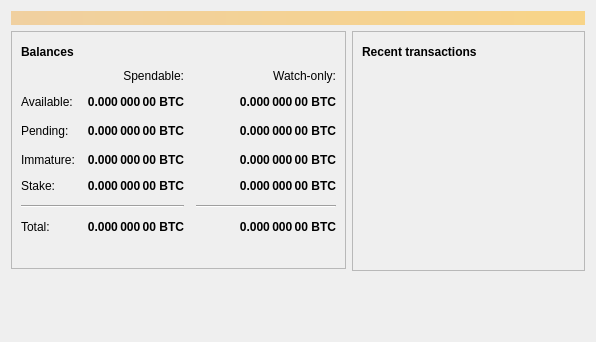
<?xml version="1.0" encoding="UTF-8"?>
<ui version="4.0">
 <class>OverviewPage</class>
 <widget class="QWidget" name="OverviewPage">
  <property name="styleSheet">
      <string notr="true">QWindow { background-color: color:#FFFFFF; }</string>
  </property>
  <property name="geometry">
   <rect>
    <x>0</x>
    <y>0</y>
    <width>596</width>
    <height>342</height>
   </rect>
  </property>
  <property name="windowTitle">
   <string>Form</string>
  </property>
  <layout class="QVBoxLayout" name="topLayout">
   <item>
    <widget class="QLabel" name="labelAlerts">
     <property name="visible">
      <bool>false</bool>
     </property>
     <property name="styleSheet">
      <string notr="true">QLabel { background-color: qlineargradient(x1: 0, y1: 0, x2: 1, y2: 0, stop:0 #F0D0A0, stop:1 #F8D488); color:#000000; }</string>
     </property>
     <property name="wordWrap">
      <bool>true</bool>
     </property>
     <property name="margin">
      <number>3</number>
     </property>
     <property name="textInteractionFlags">
      <set>Qt::TextSelectableByMouse</set>
     </property>
    </widget>
   </item>
   <item>
    <layout class="QHBoxLayout" name="horizontalLayout" stretch="1,1">
     <item>
      <layout class="QVBoxLayout" name="verticalLayout_2">
       <item>
        <widget class="QFrame" name="frame">
         <property name="frameShape">
          <enum>QFrame::StyledPanel</enum>
         </property>
         <property name="frameShadow">
          <enum>QFrame::Raised</enum>
         </property>
         <layout class="QVBoxLayout" name="verticalLayout_4">
          <item>
           <layout class="QHBoxLayout" name="horizontalLayout_4">
            <item>
             <widget class="QLabel" name="label_5">
              <property name="font">
               <font>
                <weight>75</weight>
                <bold>true</bold>
               </font>
              </property>
              <property name="text">
               <string>Balances</string>
              </property>
             </widget>
            </item>
            <item>
             <widget class="QPushButton" name="labelWalletStatus">
              <property name="enabled">
               <bool>true</bool>
              </property>
              <property name="maximumSize">
               <size>
                <width>30</width>
                <height>16777215</height>
               </size>
              </property>
              <property name="toolTip">
               <string>The displayed information may be out of date. Your wallet automatically synchronizes with the BCMX network after a connection is established, but this process has not completed yet.</string>
              </property>
              <property name="text">
               <string/>
              </property>
              <property name="icon">
               <iconset resource="../bitcoin.qrc">
                <normaloff>:/icons/warning</normaloff>
                <disabledoff>:/icons/warning</disabledoff>:/icons/warning</iconset>
              </property>
              <property name="iconSize">
               <size>
                <width>24</width>
                <height>24</height>
               </size>
              </property>
              <property name="flat">
               <bool>true</bool>
              </property>
             </widget>
            </item>
            <item>
             <spacer name="horizontalSpacer_3">
              <property name="orientation">
               <enum>Qt::Horizontal</enum>
              </property>
              <property name="sizeHint" stdset="0">
               <size>
                <width>40</width>
                <height>20</height>
               </size>
              </property>
             </spacer>
            </item>
           </layout>
          </item>
          <item>
           <layout class="QGridLayout" name="gridLayout">
            <property name="spacing">
             <number>12</number>
            </property>
            <item row="2" column="2">
             <widget class="QLabel" name="labelWatchPending">
              <property name="font">
               <font>
                <weight>75</weight>
                <bold>true</bold>
               </font>
              </property>
              <property name="cursor">
               <cursorShape>IBeamCursor</cursorShape>
              </property>
              <property name="toolTip">
               <string>Unconfirmed transactions to watch-only addresses</string>
              </property>
              <property name="text">
               <string notr="true">0.000 000 00 BTC</string>
              </property>
              <property name="alignment">
               <set>Qt::AlignRight|Qt::AlignTrailing|Qt::AlignVCenter</set>
              </property>
              <property name="textInteractionFlags">
               <set>Qt::LinksAccessibleByMouse|Qt::TextSelectableByKeyboard|Qt::TextSelectableByMouse</set>
              </property>
             </widget>
            </item>
            <item row="2" column="1">
             <widget class="QLabel" name="labelUnconfirmed">
              <property name="font">
               <font>
                <weight>75</weight>
                <bold>true</bold>
               </font>
              </property>
              <property name="cursor">
               <cursorShape>IBeamCursor</cursorShape>
              </property>
              <property name="toolTip">
               <string>Total of transactions that have yet to be confirmed, and do not yet count toward the spendable balance</string>
              </property>
              <property name="text">
               <string notr="true">0.000 000 00 BTC</string>
              </property>
              <property name="alignment">
               <set>Qt::AlignRight|Qt::AlignTrailing|Qt::AlignVCenter</set>
              </property>
              <property name="textInteractionFlags">
               <set>Qt::LinksAccessibleByMouse|Qt::TextSelectableByKeyboard|Qt::TextSelectableByMouse</set>
              </property>
             </widget>
            </item>
            <item row="3" column="2">
             <widget class="QLabel" name="labelWatchImmature">
              <property name="font">
               <font>
                <weight>75</weight>
                <bold>true</bold>
               </font>
              </property>
              <property name="cursor">
               <cursorShape>IBeamCursor</cursorShape>
              </property>
              <property name="toolTip">
               <string>Mined balance in watch-only addresses that has not yet matured</string>
              </property>
              <property name="text">
               <string notr="true">0.000 000 00 BTC</string>
              </property>
              <property name="alignment">
               <set>Qt::AlignRight|Qt::AlignTrailing|Qt::AlignVCenter</set>
              </property>
              <property name="textInteractionFlags">
               <set>Qt::LinksAccessibleByMouse|Qt::TextSelectableByKeyboard|Qt::TextSelectableByMouse</set>
              </property>
             </widget>
            </item>
            <item row="5" column="0" colspan="2">
             <widget class="Line" name="line">
              <property name="orientation">
               <enum>Qt::Horizontal</enum>
              </property>
             </widget>
            </item>
            <item row="5" column="2">
             <widget class="Line" name="lineWatchBalance">
              <property name="sizePolicy">
               <sizepolicy hsizetype="Preferred" vsizetype="Fixed">
                <horstretch>0</horstretch>
                <verstretch>0</verstretch>
               </sizepolicy>
              </property>
              <property name="minimumSize">
               <size>
                <width>140</width>
                <height>0</height>
               </size>
              </property>
              <property name="orientation">
               <enum>Qt::Horizontal</enum>
              </property>
             </widget>
            </item>
            <item row="6" column="0">
             <widget class="QLabel" name="labelTotalText">
              <property name="text">
               <string>Total:</string>
              </property>
             </widget>
            </item>
            <item row="3" column="1">
             <widget class="QLabel" name="labelImmature">
              <property name="font">
               <font>
                <weight>75</weight>
                <bold>true</bold>
               </font>
              </property>
              <property name="cursor">
               <cursorShape>IBeamCursor</cursorShape>
              </property>
              <property name="toolTip">
               <string>Mined balance that has not yet matured</string>
              </property>
              <property name="text">
               <string notr="true">0.000 000 00 BTC</string>
              </property>
              <property name="alignment">
               <set>Qt::AlignRight|Qt::AlignTrailing|Qt::AlignVCenter</set>
              </property>
              <property name="textInteractionFlags">
               <set>Qt::LinksAccessibleByMouse|Qt::TextSelectableByKeyboard|Qt::TextSelectableByMouse</set>
              </property>
             </widget>
            </item>
            <item row="2" column="3">
             <spacer name="horizontalSpacer_2">
              <property name="orientation">
               <enum>Qt::Horizontal</enum>
              </property>
              <property name="sizeHint" stdset="0">
               <size>
                <width>40</width>
                <height>20</height>
               </size>
              </property>
             </spacer>
            </item>
            <item row="3" column="0">
             <widget class="QLabel" name="labelImmatureText">
              <property name="text">
               <string>Immature:</string>
              </property>
             </widget>
            </item>
            <item row="6" column="1">
             <widget class="QLabel" name="labelTotal">
              <property name="font">
               <font>
                <weight>75</weight>
                <bold>true</bold>
               </font>
              </property>
              <property name="cursor">
               <cursorShape>IBeamCursor</cursorShape>
              </property>
              <property name="toolTip">
               <string>Your current total balance</string>
              </property>
              <property name="text">
               <string notr="true">0.000 000 00 BTC</string>
              </property>
              <property name="alignment">
               <set>Qt::AlignRight|Qt::AlignTrailing|Qt::AlignVCenter</set>
              </property>
              <property name="textInteractionFlags">
               <set>Qt::LinksAccessibleByMouse|Qt::TextSelectableByKeyboard|Qt::TextSelectableByMouse</set>
              </property>
             </widget>
            </item>
            <item row="6" column="2">
             <widget class="QLabel" name="labelWatchTotal">
              <property name="font">
               <font>
                <weight>75</weight>
                <bold>true</bold>
               </font>
              </property>
              <property name="cursor">
               <cursorShape>IBeamCursor</cursorShape>
              </property>
              <property name="toolTip">
               <string>Current total balance in watch-only addresses</string>
              </property>
              <property name="text">
               <string notr="true">0.000 000 00 BTC</string>
              </property>
              <property name="alignment">
               <set>Qt::AlignRight|Qt::AlignTrailing|Qt::AlignVCenter</set>
              </property>
              <property name="textInteractionFlags">
               <set>Qt::LinksAccessibleByMouse|Qt::TextSelectableByKeyboard|Qt::TextSelectableByMouse</set>
              </property>
             </widget>
            </item>
            <item row="0" column="2">
             <widget class="QLabel" name="labelWatchonly">
              <property name="text">
               <string>Watch-only:</string>
              </property>
              <property name="alignment">
               <set>Qt::AlignRight|Qt::AlignTrailing|Qt::AlignVCenter</set>
              </property>
             </widget>
            </item>
            <item row="1" column="0">
             <widget class="QLabel" name="labelBalanceText">
              <property name="text">
               <string>Available:</string>
              </property>
             </widget>
            </item>
            <item row="1" column="1">
             <widget class="QLabel" name="labelBalance">
              <property name="font">
               <font>
                <weight>75</weight>
                <bold>true</bold>
               </font>
              </property>
              <property name="cursor">
               <cursorShape>IBeamCursor</cursorShape>
              </property>
              <property name="toolTip">
               <string>Your current spendable balance</string>
              </property>
              <property name="text">
               <string notr="true">0.000 000 00 BTC</string>
              </property>
              <property name="alignment">
               <set>Qt::AlignRight|Qt::AlignTrailing|Qt::AlignVCenter</set>
              </property>
              <property name="textInteractionFlags">
               <set>Qt::LinksAccessibleByMouse|Qt::TextSelectableByKeyboard|Qt::TextSelectableByMouse</set>
              </property>
             </widget>
            </item>
            <item row="1" column="2">
             <widget class="QLabel" name="labelWatchAvailable">
              <property name="font">
               <font>
                <weight>75</weight>
                <bold>true</bold>
               </font>
              </property>
              <property name="cursor">
               <cursorShape>IBeamCursor</cursorShape>
              </property>
              <property name="toolTip">
               <string>Your current balance in watch-only addresses</string>
              </property>
              <property name="text">
               <string notr="true">0.000 000 00 BTC</string>
              </property>
              <property name="alignment">
               <set>Qt::AlignRight|Qt::AlignTrailing|Qt::AlignVCenter</set>
              </property>
              <property name="textInteractionFlags">
               <set>Qt::LinksAccessibleByMouse|Qt::TextSelectableByKeyboard|Qt::TextSelectableByMouse</set>
              </property>
             </widget>
            </item>
            <item row="2" column="0">
             <widget class="QLabel" name="labelPendingText">
              <property name="text">
               <string>Pending:</string>
              </property>
             </widget>
            </item>
            <item row="0" column="1">
             <widget class="QLabel" name="labelSpendable">
              <property name="text">
               <string>Spendable:</string>
              </property>
              <property name="alignment">
               <set>Qt::AlignRight|Qt::AlignTrailing|Qt::AlignVCenter</set>
              </property>
             </widget>
            </item>
            <item row="4" column="0">
             <widget class="QLabel" name="labelStakeText">
              <property name="text">
               <string>Stake:</string>
              </property>
             </widget>
            </item>
            <item row="4" column="1">
             <widget class="QLabel" name="labelStake">
              <property name="font">
               <font>
                <weight>75</weight>
                <bold>true</bold>
               </font>
              </property>
              <property name="text">
               <string>0.000 000 00 BTC</string>
              </property>
              <property name="alignment">
               <set>Qt::AlignRight|Qt::AlignTrailing|Qt::AlignVCenter</set>
              </property>
              <property name="textInteractionFlags">
               <set>Qt::LinksAccessibleByMouse|Qt::TextSelectableByKeyboard|Qt::TextSelectableByMouse</set>
              </property>
             </widget>
            </item>
            <item row="4" column="2">
             <widget class="QLabel" name="labelWatchStake">
              <property name="font">
               <font>
                <weight>75</weight>
                <bold>true</bold>
               </font>
              </property>
              <property name="text">
               <string>0.000 000 00 BTC</string>
              </property>
              <property name="alignment">
               <set>Qt::AlignRight|Qt::AlignTrailing|Qt::AlignVCenter</set>
              </property>
              <property name="textInteractionFlags">
               <set>Qt::LinksAccessibleByMouse|Qt::TextSelectableByKeyboard|Qt::TextSelectableByMouse</set>
              </property>
             </widget>
            </item>
            <item row="2" column="3">
             <spacer name="horizontalSpacer_21">
              <property name="orientation">
               <enum>Qt::Horizontal</enum>
              </property>
              <property name="sizeHint" stdset="0">
               <size>
                <width>40</width>
                <height>20</height>
               </size>
              </property>
             </spacer>
            </item>
           </layout>
          </item>
          <item>
           <spacer name="verticalSpacer_3">
            <property name="orientation">
             <enum>Qt::Vertical</enum>
            </property>
            <property name="sizeType">
             <enum>QSizePolicy::Fixed</enum>
            </property>
            <property name="sizeHint" stdset="0">
             <size>
              <width>20</width>
              <height>25</height>
             </size>
            </property>
           </spacer>
          </item>
         </layout>
        </widget>
       </item>
       <item>
        <spacer name="verticalSpacer">
         <property name="orientation">
          <enum>Qt::Vertical</enum>
         </property>
         <property name="sizeHint" stdset="0">
          <size>
           <width>20</width>
           <height>40</height>
          </size>
         </property>
        </spacer>
       </item>
      </layout>
     </item>
     <item>
      <layout class="QVBoxLayout" name="verticalLayout_3">
       <item>
        <widget class="QFrame" name="frame_2">
         <property name="frameShape">
          <enum>QFrame::StyledPanel</enum>
         </property>
         <property name="frameShadow">
          <enum>QFrame::Raised</enum>
         </property>
         <layout class="QVBoxLayout" name="verticalLayout">
          <item>
           <layout class="QHBoxLayout" name="horizontalLayout_2">
            <item>
             <widget class="QLabel" name="label_4">
              <property name="font">
               <font>
                <weight>75</weight>
                <bold>true</bold>
               </font>
              </property>
              <property name="text">
               <string>Recent transactions</string>
              </property>
             </widget>
            </item>
            <item>
             <widget class="QPushButton" name="labelTransactionsStatus">
              <property name="enabled">
               <bool>true</bool>
              </property>
              <property name="maximumSize">
               <size>
                <width>30</width>
                <height>16777215</height>
               </size>
              </property>
              <property name="toolTip">
               <string>The displayed information may be out of date. Your wallet automatically synchronizes with the BCMX network after a connection is established, but this process has not completed yet.</string>
              </property>
              <property name="text">
               <string/>
              </property>
              <property name="icon">
               <iconset resource="../bitcoin.qrc">
                <normaloff>:/icons/warning</normaloff>
                <disabledoff>:/icons/warning</disabledoff>:/icons/warning</iconset>
              </property>
              <property name="iconSize">
               <size>
                <width>24</width>
                <height>24</height>
               </size>
              </property>
              <property name="flat">
               <bool>true</bool>
              </property>
             </widget>
            </item>
            <item>
             <spacer name="horizontalSpacer">
              <property name="orientation">
               <enum>Qt::Horizontal</enum>
              </property>
              <property name="sizeHint" stdset="0">
               <size>
                <width>40</width>
                <height>20</height>
               </size>
              </property>
             </spacer>
            </item>
           </layout>
          </item>
          <item>
           <widget class="QListView" name="listTransactions">
            <property name="styleSheet">
             <string notr="true">QListView { background: transparent; }</string>
            </property>
            <property name="frameShape">
             <enum>QFrame::NoFrame</enum>
            </property>
            <property name="verticalScrollBarPolicy">
             <enum>Qt::ScrollBarAlwaysOff</enum>
            </property>
            <property name="horizontalScrollBarPolicy">
             <enum>Qt::ScrollBarAlwaysOff</enum>
            </property>
            <property name="selectionMode">
             <enum>QAbstractItemView::NoSelection</enum>
            </property>
           </widget>
          </item>
         </layout>
        </widget>
       </item>
       <item>
        <spacer name="verticalSpacer_2">
         <property name="orientation">
          <enum>Qt::Vertical</enum>
         </property>
         <property name="sizeHint" stdset="0">
          <size>
           <width>20</width>
           <height>40</height>
          </size>
         </property>
        </spacer>
       </item>
      </layout>
     </item>
    </layout>
   </item>
  </layout>
 </widget>
 <resources/>
 <connections/>
</ui>
